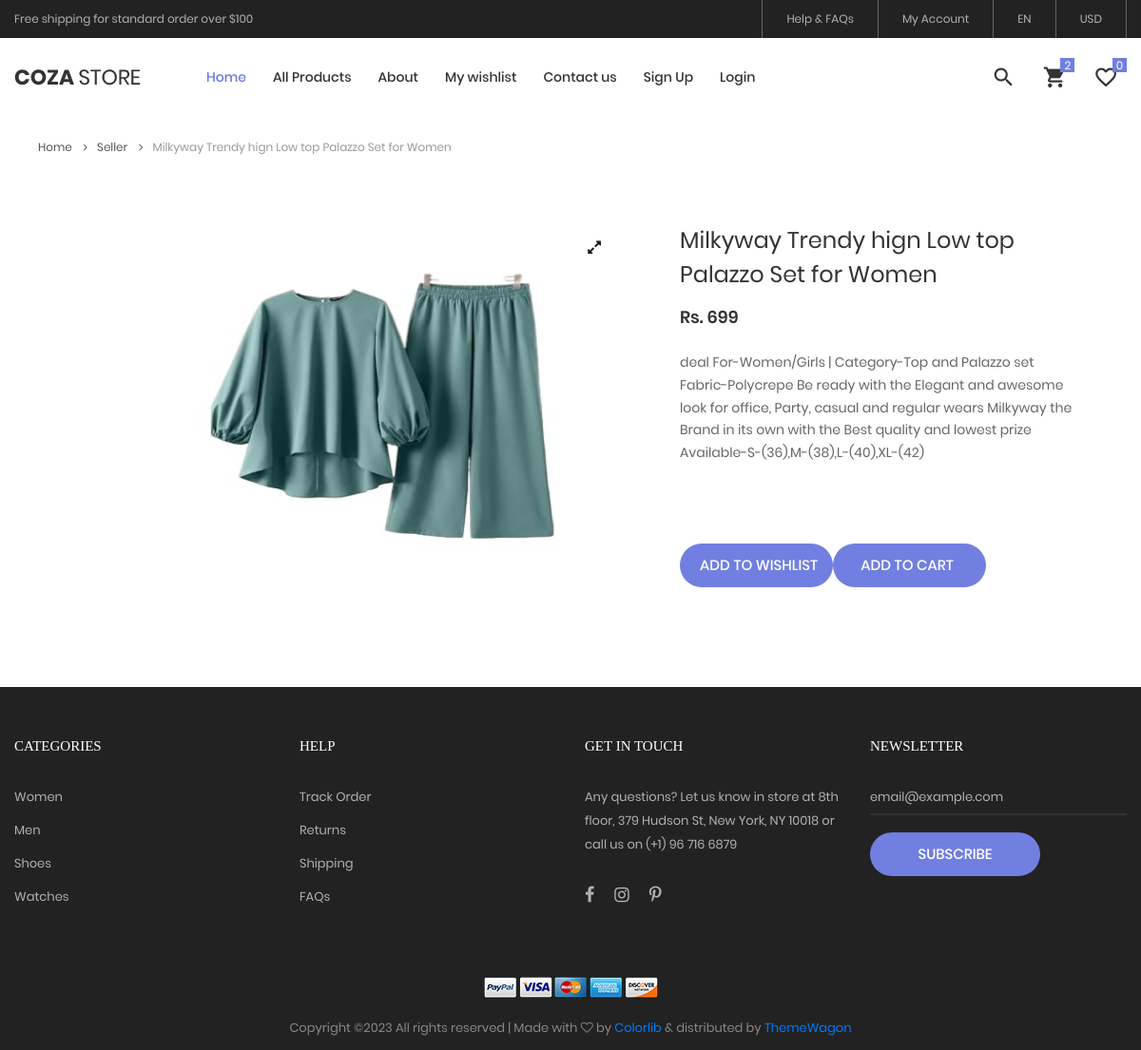
The app's page /Product_description/2/ with its own data.
### seller_Home_app/models.py (models this page shows, shortened)
class Product(models.Model):
    category = (
        ("Men","Men"),("Women","Women"),("kids","kids")
    )
    brand = (
        ('Levis',"Levis"),('pape',"pape"),('Danieam',"Danieam")
    )
    size=(
        ('S','S'),('M','M'),('L','L'),('XL','XL'),('XXL','XXL')
    )
    seller_key= models.ForeignKey(Account,on_delete=models.CASCADE)
    Product_name = models.CharField(max_length=150)
    Product_price = models.PositiveIntegerField()
    Product_category = models.CharField(max_length=20,choices=category)
    Product_brand = models.CharField(max_length=20,choices=brand)
    Product_size = models.CharField(max_length=20,choices=size)
    Product_image = models.ImageField(upload_to='Product_image/')
    Product_description = models.TextField(max_length=250)
    Iswishlist = models.BooleanField(default=False)
    Iscart=models.BooleanField(default=False)

### Home_app/views.py (the view)
# urls.py: path('Product_description/<str:pk>/',views.Product_description,name="Product_description"),
def Product_description(request,pk):
    product_details=Product.objects.get(id=pk)
    return render(request,'Product_description.html',{'Product_details':product_details})

### Home_app/templates/Product_description.html (shortened to what this page needs)
{% extends 'base.html' %}
{% load static %}
	{% block body %}
	<div class="container">
		<div class="bread-crumb flex-w p-l-25 p-r-15 p-t-30 p-lr-0-lg">
			<a href="index.html" class="stext-109 cl8 hov-cl1 trans-04">
				Home
				<i class="fa fa-angle-right m-l-9 m-r-10" aria-hidden="true"></i>
			</a>
			<a href="product.html" class="stext-109 cl8 hov-cl1 trans-04">
				{{ Product_details.Product_category }}
				<i class="fa fa-angle-right m-l-9 m-r-10" aria-hidden="true"></i>
			</a>
			<span class="stext-109 cl4">
				{{ Product_details.Product_name }}
			</span>
		</div>
	</div>
	<section class="sec-product-detail bg0 p-t-65 p-b-60">
		<div class="container">
			<div class="row">
				<div class="col-md-6 col-lg-7 p-b-30">
					<div class="p-l-25 p-r-30 p-lr-0-lg">
						<div class="wrap-slick3 flex-sb flex-w">
							<div class="wrap-slick3-dots"></div>
							<div class="slick3 gallery-lb">
								<div class="item-slick3" data-thumb="images/product-detail-01.jpg">
									<div class="wrap-pic-w pos-relative">
										<img src="{{Product_details.Product_image.url}}" alt="IMG-PRODUCT" width="250px" height="400px">
										<a class="flex-c-m size-108 how-pos1 bor0 fs-16 cl10 bg0 hov-btn3 trans-04" href="images/product-detail-01.jpg">
											<i class="fa fa-expand"></i>
										</a>
									</div>
								</div>
							</div>
						</div>
					</div>
				</div>
				<div class="col-md-6 col-lg-5 p-b-30">
					<div class="p-r-50 p-t-5 p-lr-0-lg">
						<h4 class="mtext-105 cl2 js-name-detail p-b-14">
							{{Product_details.Product_name}}
						</h4>
						<span class="mtext-106 cl2">
							Rs. {{Product_details.Product_price}}
						</span>
						<p class="stext-102 cl3 p-t-23">
							{{Product_details.Product_description}}
						</p>
						<div class="p-t-33">
							<div class="flex-w flex-l-m p-b-15 "style="padding-top:50px;">
							{% if Product_details.Iswishlist %}
							<a href="{% url 'Remove_to_wishlist' pk=Product_details.id  %}">
								<button class="flex-c-m stext-101 cl0 size-101 bg1 bor1 hov-btn1 p-lr-15 trans-04 js-addcart-detail" style="padding-right:10px;" >
									Remove from wishlist
								</button>
							</a>
							{% else %}
							<a href="{% url 'Add_to_wishlist' pk=Product_details.id  %}">
								<button class="flex-c-m stext-101 cl0 size-101 bg1 bor1 hov-btn1 p-lr-15 trans-04 js-addcart-detail" style="padding-right:10px;" >
									Add to wishlist
								</button>
							</a>
							{% endif %}
							{% if Product_details.Iscart %}
								<a href="{% url 'Remove_to_cart' pk=Product_details.id %}">
										<button class="flex-c-m stext-101 cl0 size-101 bg1 bor1 hov-btn1 p-lr-15 trans-04 js-addcart-detail" style="padding-left:10px;" >
											Remove to Cart
										</button>
								</a>
							{% else %}
								<a href="{% url 'Add_to_cart' pk=Product_details.id %}">
										<button class="flex-c-m stext-101 cl0 size-101 bg1 bor1 hov-btn1 p-lr-15 trans-04 js-addcart-detail" style="padding-left:10px;" >
											Add to Cart
										</button>
								</a>
							{% endif %}
								</div>
							</div>
						</div>
					</div>
				</div>
			</div>
	</section>
{% endblock %}

### Home_app/static/css/main.css (style rules this page uses)
.container { max-width: 1380px; }
@media (max-width: 1600px) { .container { max-width: 1200px; } }
.wrap-slick3 { position: relative; }
.wrap-slick3-dots { width: 11.111111%; }
.slick3 { width: 83.333333%; }
.cl0 { color: #fff; }
.cl2 { color: #333; }
.cl3 { color: #666; }
.cl4 { color: #999; }
.cl8 { color: #555; }
.cl10 { color: #1d1d1d; }
.stext-101 { font-family: Poppins-Medium; font-size: 15px; line-height: 1.466667; text-transform: uppercase; }
.stext-102 { font-family: Poppins-Regular; font-size: 14px; line-height: 1.7; }
.stext-109 { font-family: Poppins-Regular; font-size: 12px; line-height: 1.833333; }
.mtext-105 { font-family: Poppins-Regular; font-size: 24px; line-height: 1.5; }
.mtext-106 { font-family: Poppins-SemiBold; font-size: 18px; line-height: 1.388888; }
.size-101 { min-width: 161px; height: 46px; }
.size-108 { width: 40px; height: 40px; }
.bg0 { background-color: #fff; }
.bg1 { background-color: #717fe0; }
.bor0 { border-radius: 50%; }
.bor1 { border-radius: 23px; }
.how-pos1 { position: absolute; top: 10px; right: 10px; }

### records on screen
Product: Product_category "Seller", Product_name "Milkyway Trendy hign Low top Palazzo Set for Women", Product_image (picture), Product_price "699", Product_description "deal For-Women/Girls | Category-Top and Palazzo set Fabric-Polycrepe Be ready with the Elegant and awesome look for office, Party, casual and regular wears Milkyway the Brand in its own with the Best quality and lowest prize Available-S-(36),M-(38),L-(40),XL-(42)"
